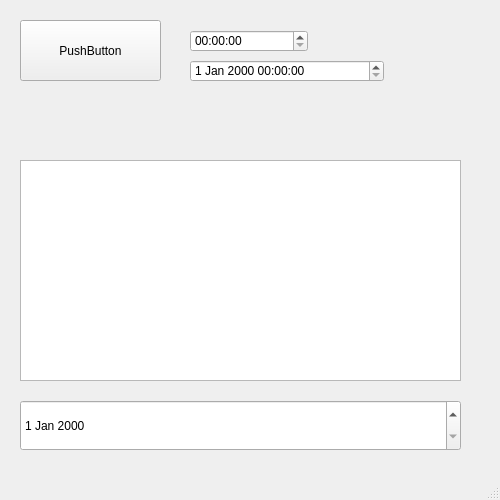
<?xml version="1.0" encoding="UTF-8"?>
<ui version="4.0">
 <class>MainWindow</class>
 <widget class="QMainWindow" name="MainWindow">
  <property name="geometry">
   <rect>
    <x>0</x>
    <y>0</y>
    <width>500</width>
    <height>500</height>
   </rect>
  </property>
  <property name="sizePolicy">
   <sizepolicy hsizetype="Fixed" vsizetype="Fixed">
    <horstretch>0</horstretch>
    <verstretch>0</verstretch>
   </sizepolicy>
  </property>
  <property name="minimumSize">
   <size>
    <width>0</width>
    <height>0</height>
   </size>
  </property>
  <property name="maximumSize">
   <size>
    <width>500</width>
    <height>500</height>
   </size>
  </property>
  <property name="windowTitle">
   <string>MainWindow</string>
  </property>
  <widget class="QWidget" name="centralwidget">
   <widget class="QPushButton" name="pushButton">
    <property name="geometry">
     <rect>
      <x>20</x>
      <y>20</y>
      <width>141</width>
      <height>61</height>
     </rect>
    </property>
    <property name="text">
     <string>PushButton</string>
    </property>
   </widget>
   <widget class="QPlainTextEdit" name="plainTextEdit">
    <property name="geometry">
     <rect>
      <x>20</x>
      <y>160</y>
      <width>441</width>
      <height>221</height>
     </rect>
    </property>
   </widget>
   <widget class="QDateEdit" name="dateEdit">
    <property name="geometry">
     <rect>
      <x>20</x>
      <y>400</y>
      <width>441</width>
      <height>51</height>
     </rect>
    </property>
   </widget>
   <widget class="QDateTimeEdit" name="dateTimeEdit">
    <property name="geometry">
     <rect>
      <x>190</x>
      <y>60</y>
      <width>194</width>
      <height>22</height>
     </rect>
    </property>
   </widget>
   <widget class="QTimeEdit" name="timeEdit">
    <property name="geometry">
     <rect>
      <x>190</x>
      <y>30</y>
      <width>118</width>
      <height>22</height>
     </rect>
    </property>
   </widget>
  </widget>
  <widget class="QStatusBar" name="statusbar"/>
 </widget>
 <resources/>
 <connections>
  <connection>
   <sender>pushButton</sender>
   <signal>clicked()</signal>
   <receiver>plainTextEdit</receiver>
   <slot>clear()</slot>
   <hints>
    <hint type="sourcelabel">
     <x>70</x>
     <y>90</y>
    </hint>
    <hint type="destinationlabel">
     <x>105</x>
     <y>241</y>
    </hint>
   </hints>
  </connection>
 </connections>
</ui>
